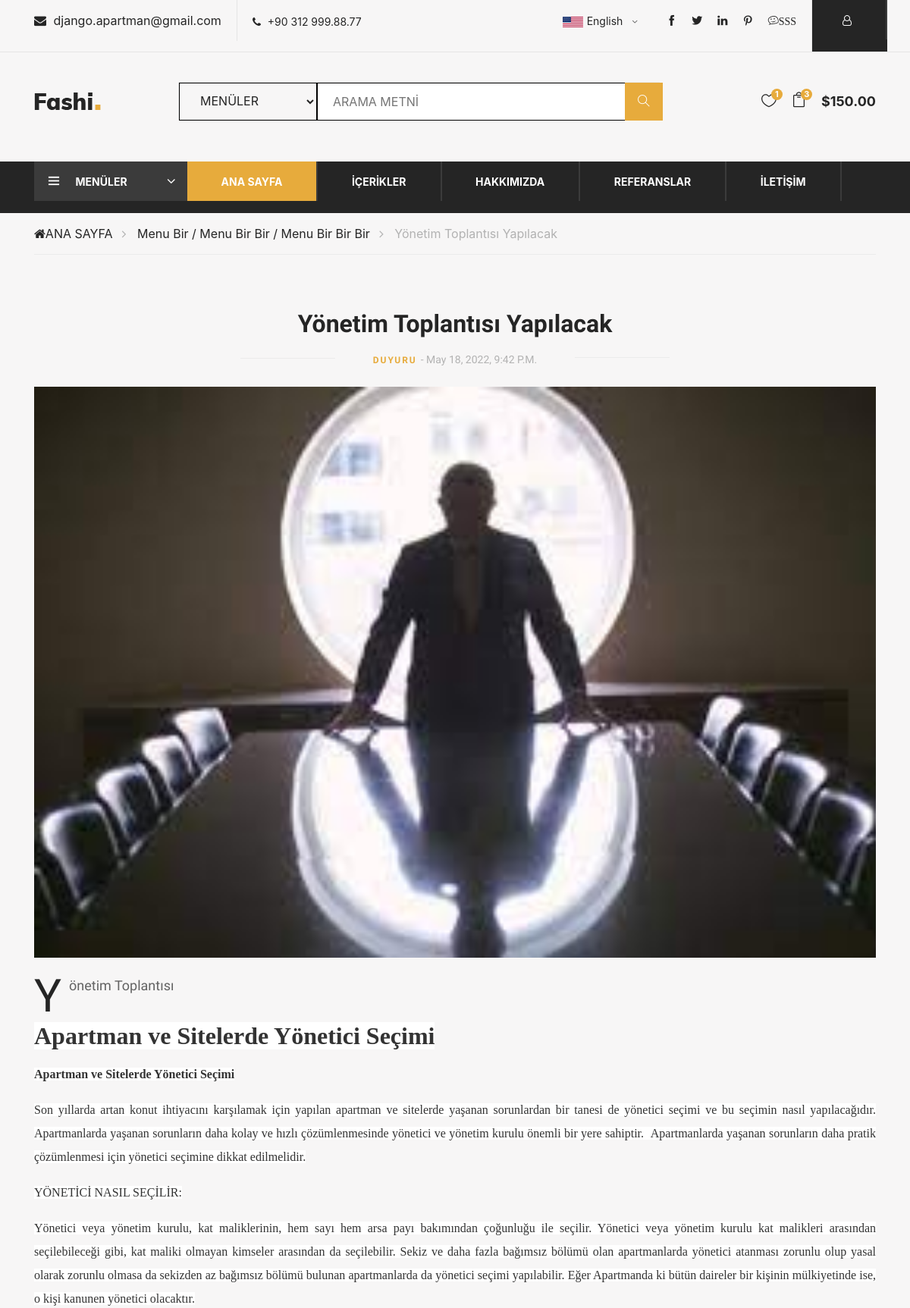
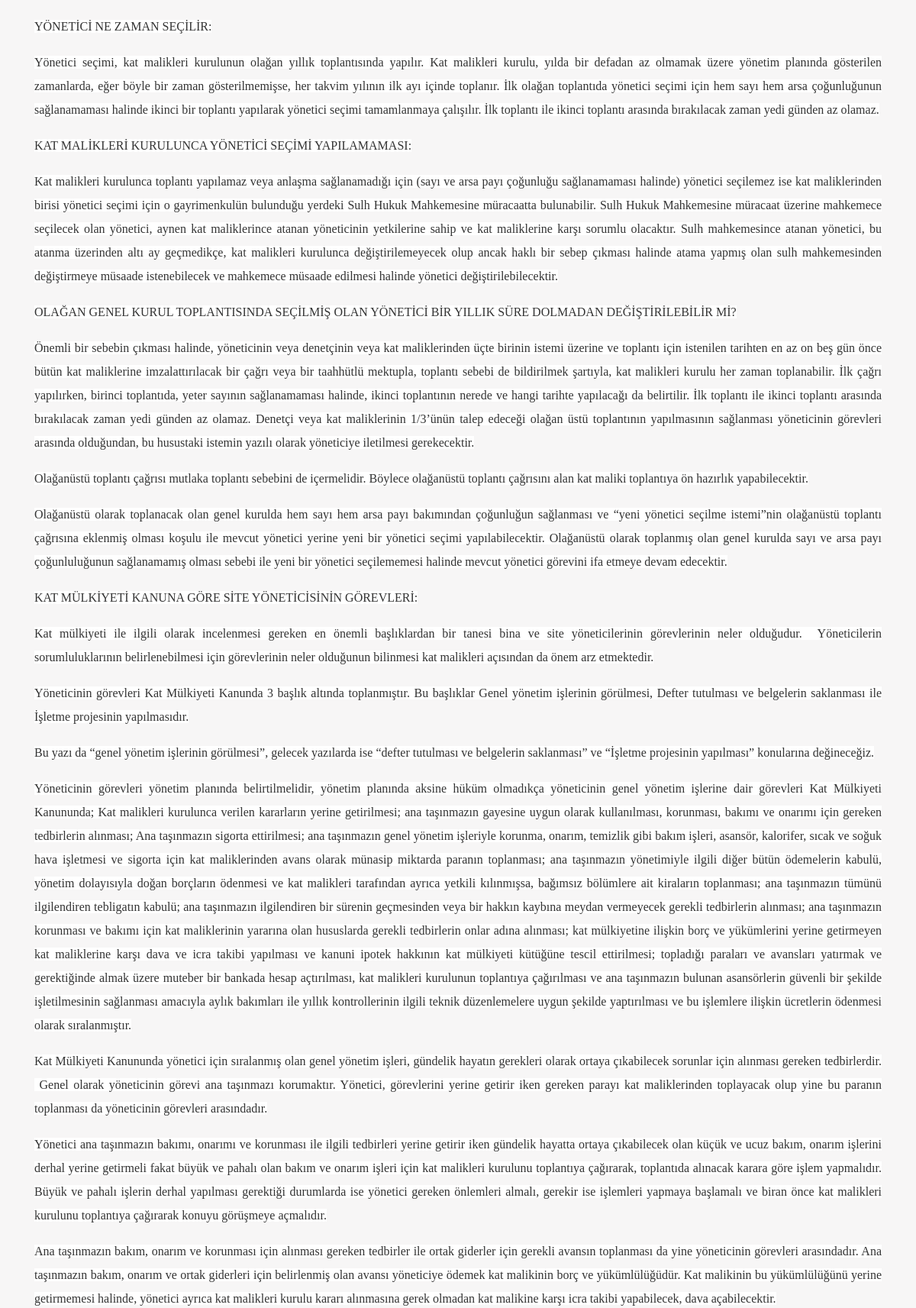
The app's page /content/5/yonetim-toplanti/ (upper part) with its own data (2 pictures, top to bottom).
### content/models.py (models this page shows, shortened)
class Content(models.Model):
    STATUS = (
        ('True', 'Evet'),
        ('False', 'Hayır')
    )
    TYPE = (
        ('Haber', 'Haber'),
        ('Duyuru', 'Duyuru'),
        ('Etkinlik', 'Etkinlik'),
        ('Kararlar', 'Kararlar'),
        ('Anket', 'Anket'),
        ('Yönetim', 'Yönetim')
    )
    user = models.ForeignKey(User, on_delete=models.SET_NULL, null=True)
    title = models.CharField(max_length=150)
    keywords = models.CharField(max_length=255)
    description = models.CharField(max_length=255)
    image = models.ImageField(blank=True, upload_to='images/')
    menu = models.ForeignKey(Menu, on_delete=models.CASCADE)  # relation with Menu table
    detail = RichTextUploadingField(null=True, blank=True)
    type = models.CharField(max_length=10, choices=TYPE)
    slug = models.SlugField(null=False, unique=True)
    status = models.CharField(max_length=10, choices=STATUS)
    create_at = models.DateTimeField(auto_now_add=True)
    update_at = models.DateTimeField(auto_now_add=True)
    def image_tag(self):
        if self.image:
            return mark_safe('<img src="{}" height="50"/>'.format(self.image.url))
    image_tag.short_description = 'Image'

class Menu(MPTTModel):
    STATUS = (
        ('True', 'Evet'),
        ('False', 'Hayır')
    )
    parent = TreeForeignKey('self', blank=True, null=True, related_name='children', on_delete=models.CASCADE)
    title = models.CharField(max_length=100)
    keywords = models.CharField(max_length=255)
    description = models.CharField(max_length=255)
    image = models.ImageField(blank=True, upload_to='images/')
    status = models.CharField(max_length=10, choices=STATUS)
    slug = models.SlugField(null=False, unique=True)
    create_at = models.DateTimeField(auto_now_add=True)
    update_at = models.DateTimeField(auto_now_add=True)
    class MPTTMeta:
        order_insertion_by = ['title']
    def __str__(self):  # __str__ method elaborated later in
        full_path = [self.title]  # post. use __unicode__ in place of
        k = self.parent
        while k is not None:
            full_path.append(k.title)
            k = k.parent
        return ' / '.join(full_path[::-1])
    def image_tag(self):
        if self.image:
            return mark_safe('<img src="{}" height="50"/>'.format(self.image.url))
    image_tag.short_description = 'Image'

### home/views.py (the view)
# urls.py: path('content/<int:id>/<slug:slug>/', views.content_detail, name='content_detail'),
def content_detail(request, id, slug):
    try:
        menu = Menu.objects.all()
        content = Content.objects.get(pk=id)
        imagens = Imagen.objects.filter(content_id=id)
        comments = Comment.objects.filter(content_id=id, status='True')
        context = {'content': content,
                   'menu': menu,
                   'imagens': imagens,
                   'comments': comments
                   }
        return render(request, 'content_detail.html', context)
    except:
        messages.warning(request, "Hata! İçerik Bulunamadı!")
        link = '/error'
        return HttpResponseRedirect(link)

### home/templates/content_detail.html (shortened to what this page needs)
{% extends 'homebase.html' %}
{% load static %}
{% block content %}
<div class="breacrumb-section">
    <div class="container">
        <div class="row">
            <div class="col-lg-12">
                <div class="breadcrumb-text">
                    <a href="/"><i class="fa fa-home"></i>ANA SAYFA</a>
                    <a href="/menu/{{ content.menu_id }}/{{ content.menu.slug }}">{{ content.menu }}</a>
                    <span>{{ content.title }}</span>
                </div>
            </div>
        </div>
    </div>
</div>
<section class="blog-details spad">
    <div class="container">
        <div class="row">
            <div class="col-lg-12">
                <div class="blog-details-inner">
                    <div class="blog-detail-title">
                        <h2>{{ content.title }}</h2>
                        <p>{{ content.type }} <span>- {{ content.update_at }}</span></p>
                    </div>
                    <div class="blog-large-pic">
                        <img src="{{content.image.url}}" alt="">
                    </div>
                    <div class="blog-detail-desc">
                        <p>{{ content.description }}</p>
                    </div>
                    <p>{{ content.detail | safe }}</p>
                </div>
            </div>
        </div>
    </div>
</section>
{% endblock %}

### home/static/css/style.css (style rules this page uses)
html, body { height: 100%; font-family: "Muli", sans-serif; -webkit-font-smoothing: antialiased; font-smoothing: antialiased; }
h1, h2, h3, h4, h5, h6 { margin: 0; color: #111111; font-weight: 400; font-family: "Muli", sans-serif; }
h2 { font-size: 36px; }
p { font-size: 16px; font-family: "Muli", sans-serif; color: #636363; font-weight: 400; line-height: 26px; margin: 0 0 15px 0; }
img { max-width: 100%; }
.spad { padding-top: 100px; padding-bottom: 100px; }
.breadcrumb-text { border-bottom: 1px solid #ebebeb; padding: 15px 0; }
.breadcrumb-text a { display: inline-block; font-size: 16px; color: #252525; margin-right: 28px; position: relative; }
.breadcrumb-text a:after { position: absolute; right: -18px; top: 0px; content: ""; font-family: "FontAwesome"; font-size: 16px; color: #b2b2b2; }
.breadcrumb-text span { display: inline-block; color: #b2b2b2; }
.blog-details { padding-top: 72px; padding-bottom: 80px; }
.blog-details-inner .blog-detail-title { text-align: center; margin-bottom: 25px; }
.blog-details-inner .blog-detail-title h2 { color: #252525; font-weight: 700; margin-bottom: 15px; }
.blog-details-inner .blog-detail-title p { margin-bottom: 0; font-size: 12px; font-weight: 700; text-transform: uppercase; color: #e7ab3c; letter-spacing: 2px; line-height: 20px; display: inline-block; position: relative; }
.blog-details-inner .blog-detail-title p:before { position: absolute; left: -175px; top: 8px; height: 1px; width: 125px; background: #ebebeb; content: ""; }
.blog-details-inner .blog-detail-title p:after { position: absolute; right: -175px; top: 7px; height: 1px; width: 125px; background: #ebebeb; content: ""; }
.blog-details-inner .blog-detail-title p span { color: #b2b2b2; font-size: 14px; font-weight: 400; text-transform: capitalize; letter-spacing: 0; }
.blog-details-inner .blog-large-pic img { min-width: 100%; }
.blog-details-inner .blog-detail-desc { margin-top: 22px; margin-bottom: 32px; }
.blog-details-inner .blog-detail-desc p { font-size: 18px; line-height: 30px; }
.blog-details-inner .blog-detail-desc p:first-of-type:first-letter { float: left; font-size: 60px; text-transform: uppercase; color: #252525; margin-top: 14px; margin-right: 10px; }
.blog-details-inner p { font-size: 18px; line-height: 30px; }
@media only screen and (min-width: 1200px) { .container { max-width: 1170px; } }

### home/templates/content_detail.html (style rules this page uses)
body { background-color: #f7f6f6; }

### records on screen
Content: menu "Menu Bir / Menu Bir Bir / Menu Bir Bir Bir", title "Yönetim Toplantısı Yapılacak", type "DUYURU", update_at "May 18, 2022, 9:42 P.m.", image (picture), description "Yönetim Toplantısı", detail "Apartman ve Sitelerde Yönetici Seçimi Apartman ve Sitelerde Yönetici Seçimi Son yıllarda artan konut ihtiyacını karşılamak için yapılan apartman ve sitelerde yaşanan sorunlardan bir tanesi de yönetici seçimi ve bu seçimin nasıl yapılacağıdır. Apartmanlarda yaşanan sorunların daha kolay ve hızlı çözümlenmesinde yönetici ve yönetim kurulu önemli bir yere sahiptir. Apartmanlarda yaşanan sorunların daha pratik çözümlenmesi için yönetici seçimine dikkat edilmelidir. YÖNETİCİ NASIL SEÇİLİR: Yönetici veya yönetim kurulu, kat maliklerinin, hem sayı hem arsa payı bakımından çoğunluğu ile seçilir. Yönetici veya yönetim kurulu kat malikleri arasından seçilebileceği gibi, kat maliki olmayan kimseler…"
